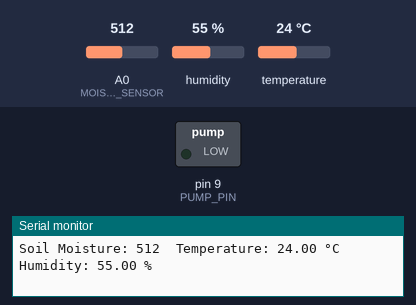
Bench run of a sketch on a simulated Arduino Uno, built with avr-gcc and run on an emulated ATmega328P. Parts: switched loads named in the sketch (green lamp = pin HIGH), the last lines printed to the serial monitor. The inputs (shaded band) are chosen by the test bench; at power-on: A0 (MOISTURE_SENSOR) = 512, humidity 55 %, temperature 24 °C.

Above: at 1.8 s.
1.9 s: A0 (MOISTURE_SENSOR) set to 482
At 2.8 s:
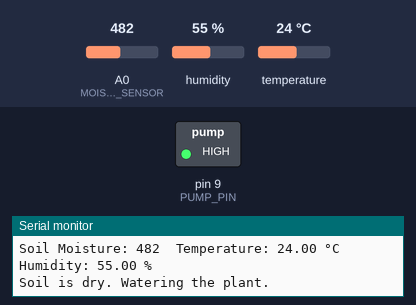
7.9 s: A0 (MOISTURE_SENSOR) set to 510
At 8.9 s:
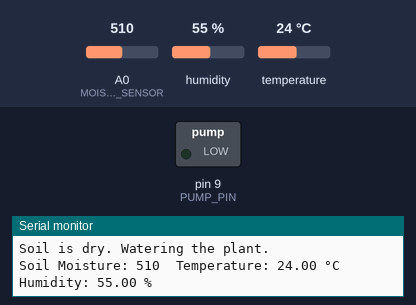
9.4 s: A0 (MOISTURE_SENSOR) set to 490
At 10.7 s:
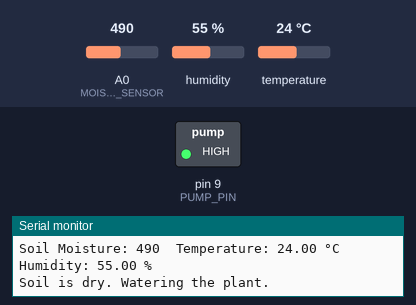
Timing chart, 0 to 21.4 s (numbered marks = the images above; inputs shaded):
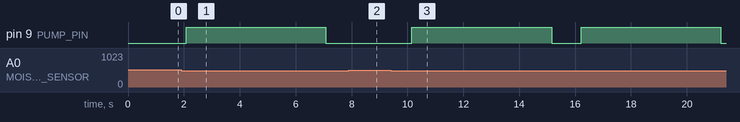

The sketch:

automatic_plant_watering_code.ino
```cpp
#include <DHT.h>

#define DHTPIN 2     // Digital pin connected to the DHT sensor
#define DHTTYPE DHT11   // DHT 11
#define MOISTURE_SENSOR A0 // Analog pin connected to the soil moisture sensor
#define PUMP_PIN  9   // Digital pin connected to the L298N motor driver for pump

DHT dht(DHTPIN, DHTTYPE);

void setup() {
  Serial.begin(9600);
  pinMode(PUMP_PIN, OUTPUT);
  dht.begin();
}

void loop() {
  // Read soil moisture level
  int moistureLevel = analogRead(MOISTURE_SENSOR);

  // Read temperature and humidity
  float temperature = dht.readTemperature();
  float humidity = dht.readHumidity();

  Serial.print("Soil Moisture: ");
  Serial.print(moistureLevel);
  Serial.print("\tTemperature: ");
  Serial.print(temperature);
  Serial.print(" °C\tHumidity: ");
  Serial.print(humidity);
  Serial.println(" %");

  // Check if soil moisture level is below a threshold
  if (moistureLevel < 500) {
    Serial.println("Soil is dry. Watering the plant.");
    turnOnPump(); // Turn on the pump to water the plant
    delay(5000); // Water for 5 seconds
    turnOffPump(); // Turn off the pump
  }

  delay(1000); // Delay between readings
}

// Function to turn on the pump
void turnOnPump() {
  digitalWrite(PUMP_PIN, HIGH); // Turn on the pump
}

// Function to turn off the pump
void turnOffPump() {
  digitalWrite(PUMP_PIN, LOW); // Turn off the pump
}
```

Measured:
- the behaviour switches between 500 and 499 on A0 (MOISTURE_SENSOR) (found by bisection; images 0 and 1)
- after the input at 1.9 s, pin 9 (PUMP_PIN): LOW → HIGH after 0.18 s, → LOW 5.0 s later
- after the input at 7.9 s, pin 9 (PUMP_PIN): stays LOW (without the input it goes to HIGH after 0.24 s)
- after the input at 9.4 s, pin 9 (PUMP_PIN): alternates HIGH for 5.0 s and LOW for 1.1 s, starting after 0.76 s
